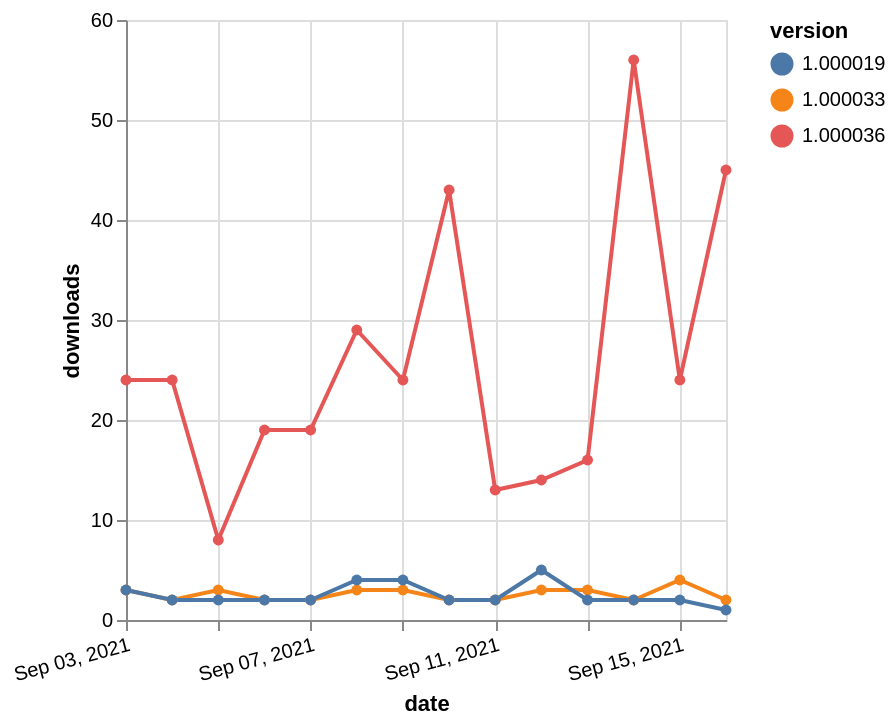

Express this chart as Vega-Lite.
### Vega-Lite specification from a JSON file in a GitHub repository (floating-point values rounded to 4 significant figures)
{"$schema": "https://vega.github.io/schema/vega-lite/v5.json", "description": "A simple bar chart with embedded data.", "data": {"values": [{"date": "2021-09-03", "total": 12038, "delta": 3, "version": "1.000033"}, {"date": "2021-09-04", "total": 12040, "delta": 2, "version": "1.000033"}, {"date": "2021-09-05", "total": 12043, "delta": 3, "version": "1.000033"}, {"date": "2021-09-06", "total": 12045, "delta": 2, "version": "1.000033"}, {"date": "2021-09-07", "total": 12047, "delta": 2, "version": "1.000033"}, {"date": "2021-09-08", "total": 12050, "delta": 3, "version": "1.000033"}, {"date": "2021-09-09", "total": 12053, "delta": 3, "version": "1.000033"}, {"date": "2021-09-10", "total": 12055, "delta": 2, "version": "1.000033"}, {"date": "2021-09-11", "total": 12057, "delta": 2, "version": "1.000033"}, {"date": "2021-09-12", "total": 12060, "delta": 3, "version": "1.000033"}, {"date": "2021-09-13", "total": 12063, "delta": 3, "version": "1.000033"}, {"date": "2021-09-14", "total": 12065, "delta": 2, "version": "1.000033"}, {"date": "2021-09-15", "total": 12069, "delta": 4, "version": "1.000033"}, {"date": "2021-09-16", "total": 12071, "delta": 2, "version": "1.000033"}, {"date": "2021-09-03", "total": 3988, "delta": 3, "version": "1.000019"}, {"date": "2021-09-04", "total": 3990, "delta": 2, "version": "1.000019"}, {"date": "2021-09-05", "total": 3992, "delta": 2, "version": "1.000019"}, {"date": "2021-09-06", "total": 3994, "delta": 2, "version": "1.000019"}, {"date": "2021-09-07", "total": 3996, "delta": 2, "version": "1.000019"}, {"date": "2021-09-08", "total": 4000, "delta": 4, "version": "1.000019"}, {"date": "2021-09-09", "total": 4004, "delta": 4, "version": "1.000019"}, {"date": "2021-09-10", "total": 4006, "delta": 2, "version": "1.000019"}, {"date": "2021-09-11", "total": 4008, "delta": 2, "version": "1.000019"}, {"date": "2021-09-12", "total": 4013, "delta": 5, "version": "1.000019"}, {"date": "2021-09-13", "total": 4015, "delta": 2, "version": "1.000019"}, {"date": "2021-09-14", "total": 4017, "delta": 2, "version": "1.000019"}, {"date": "2021-09-15", "total": 4019, "delta": 2, "version": "1.000019"}, {"date": "2021-09-16", "total": 4020, "delta": 1, "version": "1.000019"}, {"date": "2021-09-03", "total": 42337, "delta": 24, "version": "1.000036"}, {"date": "2021-09-04", "total": 42361, "delta": 24, "version": "1.000036"}, {"date": "2021-09-05", "total": 42369, "delta": 8, "version": "1.000036"}, {"date": "2021-09-06", "total": 42388, "delta": 19, "version": "1.000036"}, {"date": "2021-09-07", "total": 42407, "delta": 19, "version": "1.000036"}, {"date": "2021-09-08", "total": 42436, "delta": 29, "version": "1.000036"}, {"date": "2021-09-09", "total": 42460, "delta": 24, "version": "1.000036"}, {"date": "2021-09-10", "total": 42503, "delta": 43, "version": "1.000036"}, {"date": "2021-09-11", "total": 42516, "delta": 13, "version": "1.000036"}, {"date": "2021-09-12", "total": 42530, "delta": 14, "version": "1.000036"}, {"date": "2021-09-13", "total": 42546, "delta": 16, "version": "1.000036"}, {"date": "2021-09-14", "total": 42602, "delta": 56, "version": "1.000036"}, {"date": "2021-09-15", "total": 42626, "delta": 24, "version": "1.000036"}, {"date": "2021-09-16", "total": 42671, "delta": 45, "version": "1.000036"}]}, "width": "container", "mark": {"type": "line", "point": {"filled": true}}, "encoding": {"x": {"field": "date", "type": "temporal", "timeUnit": "yearmonthdate", "title": "date", "axis": {"labelAngle": -15}}, "y": {"field": "delta", "type": "quantitative", "title": "downloads"}, "color": {"field": "version", "type": "nominal"}, "tooltip": {"field": "delta"}}}
